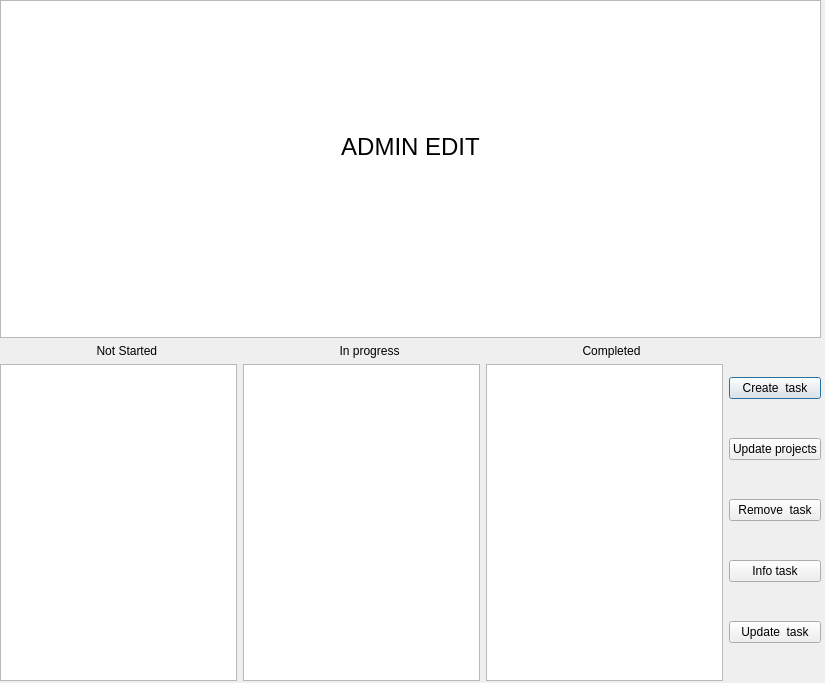
<?xml version="1.0" encoding="UTF-8"?>
<ui version="4.0">
 <class>Admin</class>
 <widget class="QDialog" name="Admin">
  <property name="geometry">
   <rect>
    <x>0</x>
    <y>0</y>
    <width>825</width>
    <height>683</height>
   </rect>
  </property>
  <property name="windowTitle">
   <string>Dialog</string>
  </property>
  <widget class="QWidget" name="layoutWidget">
   <property name="geometry">
    <rect>
     <x>0</x>
     <y>0</y>
     <width>821</width>
     <height>681</height>
    </rect>
   </property>
   <layout class="QVBoxLayout" name="verticalLayout_5">
    <item>
     <widget class="QTextEdit" name="textEdit_7">
      <property name="html">
       <string>&lt;!DOCTYPE HTML PUBLIC &quot;-//W3C//DTD HTML 4.0//EN&quot; &quot;http://www.w3.org/TR/REC-html40/strict.dtd&quot;&gt;
&lt;html&gt;&lt;head&gt;&lt;meta name=&quot;qrichtext&quot; content=&quot;1&quot; /&gt;&lt;meta charset=&quot;utf-8&quot; /&gt;&lt;style type=&quot;text/css&quot;&gt;
p, li { white-space: pre-wrap; }
hr { height: 1px; border-width: 0; }
li.unchecked::marker { content: &quot;\2610&quot;; }
li.checked::marker { content: &quot;\2612&quot;; }
&lt;/style&gt;&lt;/head&gt;&lt;body style=&quot; font-family:'Segoe UI'; font-size:9pt; font-weight:400; font-style:normal;&quot;&gt;
&lt;p style=&quot; margin-top:0px; margin-bottom:0px; margin-left:0px; margin-right:0px; -qt-block-indent:0; text-indent:0px;&quot;&gt;&lt;span style=&quot; font-size:16pt;&quot;&gt;		&lt;/span&gt;&lt;/p&gt;
&lt;p style=&quot;-qt-paragraph-type:empty; margin-top:0px; margin-bottom:0px; margin-left:0px; margin-right:0px; -qt-block-indent:0; text-indent:0px; font-size:16pt;&quot;&gt;&lt;br /&gt;&lt;/p&gt;
&lt;p style=&quot;-qt-paragraph-type:empty; margin-top:0px; margin-bottom:0px; margin-left:0px; margin-right:0px; -qt-block-indent:0; text-indent:0px; font-size:16pt;&quot;&gt;&lt;br /&gt;&lt;/p&gt;
&lt;p style=&quot;-qt-paragraph-type:empty; margin-top:0px; margin-bottom:0px; margin-left:0px; margin-right:0px; -qt-block-indent:0; text-indent:0px; font-size:16pt;&quot;&gt;&lt;br /&gt;&lt;/p&gt;
&lt;p style=&quot;-qt-paragraph-type:empty; margin-top:0px; margin-bottom:0px; margin-left:0px; margin-right:0px; -qt-block-indent:0; text-indent:0px;&quot;&gt;&lt;br /&gt;&lt;/p&gt;
&lt;p style=&quot;-qt-paragraph-type:empty; margin-top:0px; margin-bottom:0px; margin-left:0px; margin-right:0px; -qt-block-indent:0; text-indent:0px;&quot;&gt;&lt;br /&gt;&lt;/p&gt;
&lt;p align=&quot;center&quot; style=&quot; margin-top:0px; margin-bottom:0px; margin-left:0px; margin-right:0px; -qt-block-indent:0; text-indent:0px;&quot;&gt;&lt;span style=&quot; font-size:18pt;&quot;&gt;ADMIN EDIT&lt;/span&gt;&lt;/p&gt;&lt;/body&gt;&lt;/html&gt;</string>
      </property>
     </widget>
    </item>
    <item>
     <layout class="QHBoxLayout" name="horizontalLayout_2">
      <item>
       <layout class="QHBoxLayout" name="horizontalLayout">
        <item>
         <layout class="QVBoxLayout" name="verticalLayout_2">
          <item>
           <widget class="QLabel" name="label">
            <property name="text">
             <string>                             Not Started</string>
            </property>
           </widget>
          </item>
          <item>
           <widget class="QListView" name="listView"/>
          </item>
         </layout>
        </item>
        <item>
         <layout class="QVBoxLayout" name="verticalLayout_3">
          <item>
           <widget class="QLabel" name="label_2">
            <property name="text">
             <string>                             In progress</string>
            </property>
           </widget>
          </item>
          <item>
           <widget class="QListView" name="listView_2"/>
          </item>
         </layout>
        </item>
        <item>
         <layout class="QVBoxLayout" name="verticalLayout_4">
          <item>
           <widget class="QLabel" name="label_3">
            <property name="text">
             <string>                             Completed</string>
            </property>
           </widget>
          </item>
          <item>
           <widget class="QListView" name="listView_3"/>
          </item>
         </layout>
        </item>
       </layout>
      </item>
      <item>
       <layout class="QVBoxLayout" name="verticalLayout">
        <item>
         <widget class="QPushButton" name="pushButton">
          <property name="text">
           <string>Create  task</string>
          </property>
         </widget>
        </item>
        <item>
         <widget class="QPushButton" name="pushButton_5">
          <property name="text">
           <string>Update projects</string>
          </property>
         </widget>
        </item>
        <item>
         <widget class="QPushButton" name="pushButton_2">
          <property name="text">
           <string>Remove  task</string>
          </property>
         </widget>
        </item>
        <item>
         <widget class="QPushButton" name="pushButton_4">
          <property name="text">
           <string>Info task</string>
          </property>
         </widget>
        </item>
        <item>
         <widget class="QPushButton" name="pushButton_3">
          <property name="text">
           <string>Update  task</string>
          </property>
         </widget>
        </item>
       </layout>
      </item>
     </layout>
    </item>
   </layout>
  </widget>
 </widget>
 <resources/>
 <connections/>
</ui>
